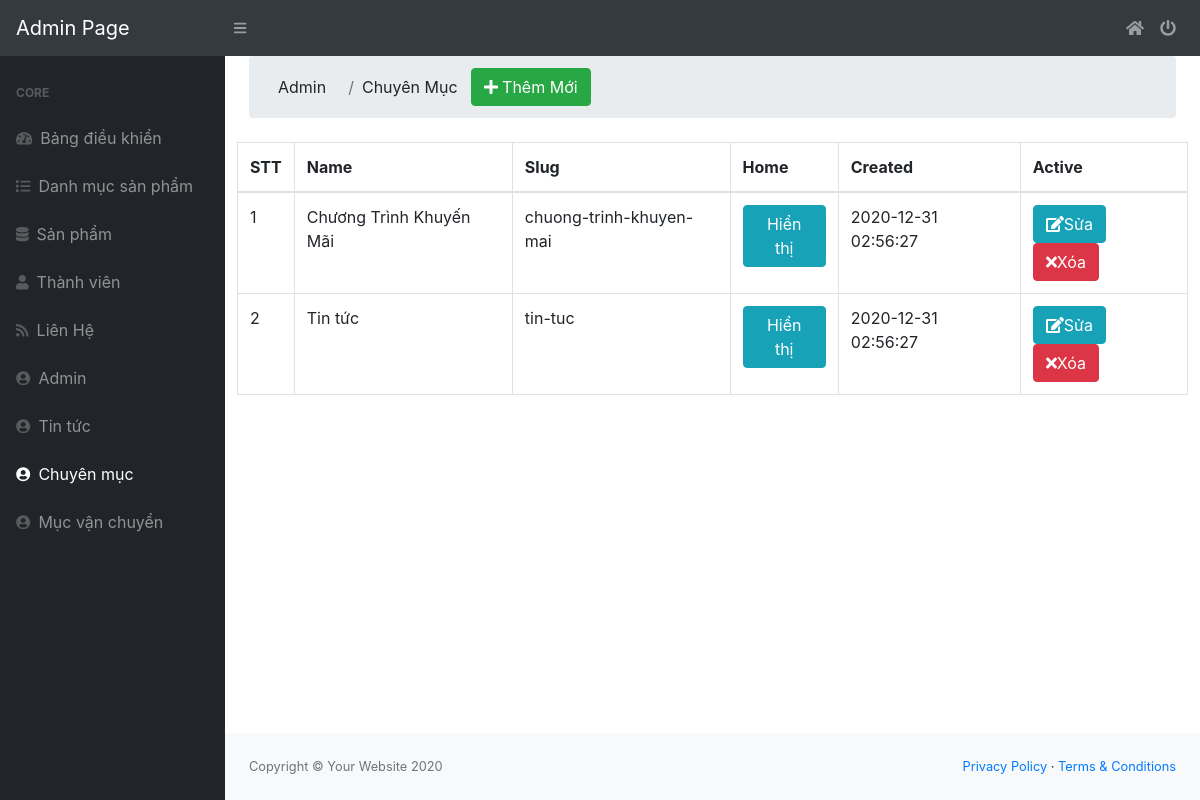
Screenshot of /admin/modules/categories/index.php with the database file from the repository.
### tables this page shows
CREATE TABLE `categories` (
  `id` int(11) NOT NULL,
  `name` varchar(100) DEFAULT NULL,
  `slug` varchar(100) DEFAULT NULL,
  `images` varchar(100) DEFAULT NULL,
  `banner` varchar(100) DEFAULT NULL,
  `home` tinyint(4) DEFAULT '0',
  `status` tinyint(4) DEFAULT '1',
  `created_at` timestamp NOT NULL DEFAULT CURRENT_TIMESTAMP,
  `update_at` timestamp NOT NULL DEFAULT CURRENT_TIMESTAMP ON UPDATE CURRENT_TIMESTAMP
);

### libraries/Database.php (called while the page is built, shortened)
<?php
    class Database
    {
        public $link;
        public function __construct()
        {
            $this->link = mysqli_connect("localhost","root","","test1") or die ();
            mysqli_set_charset($this->link,"utf8");
        }
         public function fetchAll($table)
        {
            $sql = "SELECT * FROM {$table} WHERE 1" ;
            $result = mysqli_query($this->link,$sql) or die("Lỗi Truy Vấn fetchAll " .mysqli_error($this->link));
            $data = [];
            if( $result)
            {
                while ($num = mysqli_fetch_assoc($result))
                {
                    $data[] = $num;
                }
            }
            return $data;
        }
    }
?>

### admin/autoload/autoload.php (called while the page is built, shortened)
<?php
require_once __DIR__."/../../libraries/Database.php";
$db = new Database;
?>

### admin/modules/categories/index.php (the view, shortened to what this page needs)
<?php
require_once __DIR__."/../../autoload/autoload.php";
$categories = $db->fetchAll("categories");
?>
<?php  require_once __DIR__. "/../../layouts/header.php"; ?>
        <div class="container-fluid">
         <ol class="breadcrumb mb-4">
            <li class="breadcrumb-item btn" >Admin</li>
            <li class="breadcrumb-item btn">Chuyên Mục</li>
            <span class="pull-right"><a href="add.php" class="btn btn-success"><i class="fa fa-plus"></i> Thêm Mới<a></span>
        </ol>
</div>
<div class="row">
    <div class="col-md-12">
        <div class="table-responsive">
    <div id="dataTable_wrapper" class="dataTables_wrapper dt-bootstrap4">
            <div class="col-sm-12 ">
                <table class="table table-bordered dataTable" id="dataTable" width="100%" cellspacing="0" role="grid" aria-describedby="dataTable_info" style="width: 100%;">
                    <thead>
                        <tr>
                            <th rowspan="1" colspan="1">STT</th>
                            <th rowspan="1" colspan="1">Name</th>
                            <th rowspan="1" colspan="1">Slug</th>
                            <th rowspan="1" colspan="1">Home</th>
                            <th rowspan="1" colspan="1">Created</th>
                            <th rowspan="1" colspan="1">Active</th>
                        </tr>
                    </thead>
                    <tbody>
                        <?php $stt =1 ; foreach($categories as $item): ?>
                        <tr role="row" class="odd">
                            <td><?php echo $stt ?></td>
                            <td><?php echo $item['name'] ?></td>
                            <td><?php echo $item['slug'] ?></td>
                             <td>
<a href="home.php?id=<?php echo $item['id'] ?>" class="btn btn-xs <?php echo    $item['home'] == 1 ? 'btn-info' : 'btn-default' ?>">
<?php echo $item['home'] == 1 ? ' Hiển thị' : ' Không ' ?>
                                </a>
                             </td>
                             <td><?php echo $item['created_at'] ?></td>
                            <td>
 <a class="btn btn-xs btn-info" href="edit.php?id=<?php echo $item['id'] ?>">
                                    <i class="fa fa-edit"></i>Sửa</a>
            <a class="btn btn-xs btn-danger" href="delete.php?id= <?php echo $item['id'] ?>">
                                    <i class="fa fa-times"></i>Xóa</a>
                            </td>
                        </tr>
                      <?php  $stt++ ; endforeach ?>
                    </tbody>
                </table>
            </div>
    </div>
</div>
    </div>
</div>
 <?php  require_once __DIR__. "/../../layouts/footer.php"; ?>

### rows the page displays
categories: name "Chương Trình Khuyến Mãi", slug "chuong-trinh-khuyen-mai", home "Hiển thị", created_at "2020-12-31 02:56:27"
categories: name "Tin tức", slug "tin-tuc", home "Hiển thị", created_at "2020-12-31 02:56:27"
